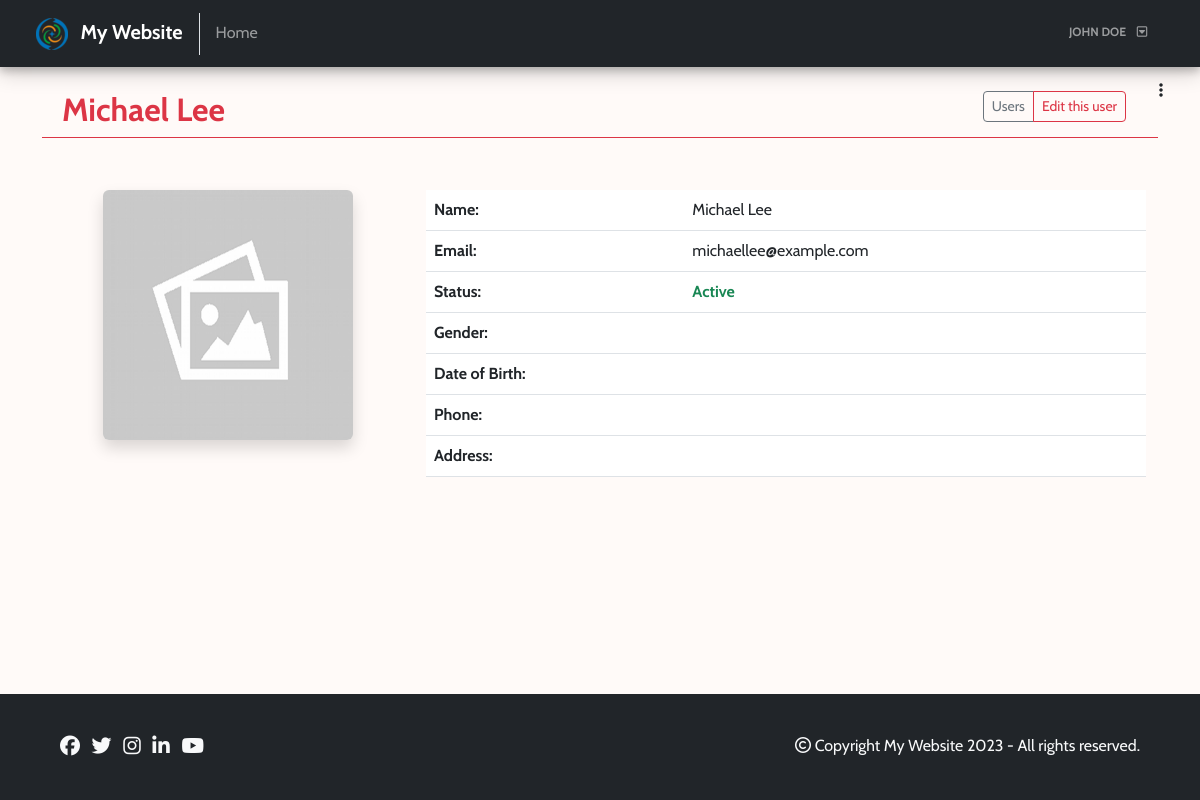
Screenshot of /admin/users/view.php?id=5 (signed in) with the database file from the repository.
### tables this page shows
CREATE TABLE `users` (
  `user_id` int(11) NOT NULL,
  `user_name` varchar(255) NOT NULL,
  `user_email` varchar(255) NOT NULL,
  `user_password` varchar(255) NOT NULL,
  `user_gender` char(1) DEFAULT NULL,
  `user_dob` date DEFAULT NULL,
  `user_phone` varchar(15) DEFAULT NULL,
  `user_address` varchar(255) DEFAULT NULL,
  `user_image` varchar(255) DEFAULT NULL,
  `user_role` char(1) NOT NULL DEFAULT 'u',
  `user_status` tinyint(1) NOT NULL DEFAULT 1,
  `created_at` datetime NOT NULL DEFAULT current_timestamp(),
  `updated_at` datetime NOT NULL DEFAULT current_timestamp()
);

### logics/db.php (called while the page is built, shortened)
<?php
class db
{
	private $dbHost = "localhost";
	private $dbUser = "root";
	private $dbPassword = "";
	private $dbName = "php_basic_crud_db";
	private $mysqli = "";
	private $conn = false;
	public function __construct()
	{
		if(!$this->conn)
		{
			$this->mysqli = new mysqli($this->dbHost, $this->dbUser, $this->dbPassword, $this->dbName);
			$this->conn = true;
		}
		else
		{
			return true;
		}
	}
	public function dynamicallyBindParameters($query, $params)
	{
		$types = '';
	        foreach($params as $param)
	        {
	            if(is_int($param))
	            {	$types .= 'i';	}
	            elseif (is_float($param))
	            {	$types .= 'd';	}
	            elseif (is_string($param))
	            {   $types .= 's';	}
	            else
	            {   $types .= 'b';	}
	        }
	        $bind_names[] = $types;
	        for ($i=0; $i<count($params);$i++)
	        {
	            $bind_name = 'bind' . $i;
	            $bind_names[] = &$$bind_name;
	        }
	        return $bind_names;
	}
	public function executeSQL($query, $params, $select = false)
	{
	    if (!empty($params))
	    {
	        $bind_names = $this->dynamicallyBindParameters($query, $params);
			$query = $this->mysqli->prepare($query);
	        call_user_func_array(array($query,'bind_param'), $bind_names);
	        $query->execute();
	        if($select)
	        {
	        	$result = $query->get_result()->fetch_all(MYSQLI_ASSOC);
	    	}
	    }
	    return $result;
	}
}
?>

### admin/users/view.php (the view, shortened to what this page needs)
<?php
include('../../logics/db.php');
$obj = new db();
$id = $_GET['id'];
$paramList = [$id];
$sql = "SELECT * FROM users WHERE user_id = ? AND user_role != 'a' AND user_status != 0";
$result = $obj->executeSQL($sql, $paramList, true);
?>
<!DOCTYPE html>
<html lang="en">
<head>
    <?php include('../includes/head-contents.php'); ?>
</head>
<body>
    <?php include('../includes/admin-navbar.php'); ?>
    <?php include('../includes/admin-sidebar.php'); ?>
    <div class="container my-4">
        <div class="row px-2">
            <div class="col-6">
                <h2 class="text-danger fw-bold"><?php echo $result[0]['user_name']; ?></h2>
            </div>
            <div class="col-6 text-end">
                <div class="btn-group" role="group" aria-label="Basic outlined example">
                    <a href="users.php" type="button" class="btn btn-sm btn-outline-secondary">Users</a>
                    <a href="edit.php?id=<?php echo $result[0]['user_id'] ?>" type="button" class="btn btn-sm btn-outline-danger">Edit this user</a>
                </div>
            </div>
        </div>
        <hr class="text-danger opacity-100 my-0">
    </div>
    <div class="container my-5 px-4 py-1">
        <div class="row">
            <div class="col-md-4 text-center">
                <?php $img = empty($result[0]['user_image']) ? "../../images/placeholder.png" : "../uploads/users/" . $result[0]['user_image']?>
                <img src="<?php echo $img; ?>" class="img img-fluid shadow rounded mb-4 entityImage">
            </div>
            <div class="col-md-8">
                <table class="table">
                    <tr>
                        <td class="fw-bold">Name:</td>
                        <td><?php echo $result[0]['user_name'] ?></td>
                    </tr>
                    <tr>
                        <td class="fw-bold">Email:</td>
                        <td><?php echo $result[0]['user_email'] ?></td>
                    </tr>
                    <tr>
                        <?php
                            $status = "";
                            $statusClass = "";
                            if ($result[0]['user_status'] == "1")
                            {
                                $status =  "Active";
                                $statusClass = "text-success";
                            }
                            elseif($result[0]['user_status'] == "0")
                            {
                                $status =  "Blocked";
                                $statusClass = "text-danger";
                            }
                        ?>
                        <td class="fw-bold">Status:</td>
                        <td class="<?php echo $statusClass; ?> fw-bold"><?php echo $status ?></td>
                    </tr>
                    <tr>
                        <?php
                            $gender = "";
                        ?>
                        <td class="fw-bold">Gender:</td>
                        <td><?php echo $gender ?></td>
                    </tr>
                    <tr>
                        <td class="fw-bold">Date of Birth:</td>
                        <td><?php echo $result[0]['user_dob'] ?></td>
                    </tr>
                    <tr>
                        <td class="fw-bold">Phone:</td>
                        <td><?php echo $result[0]['user_phone'] ?></td>
                    </tr>
                    <tr>
                        <td class="fw-bold">Address:</td>
                        <td><?php echo $result[0]['user_address'] ?></td>
                    </tr>
                </table>
            </div>
        </div>
    </div>
    <?php include('../../includes/footer.php'); ?>
</body>
</html>

### css/style.css (style rules this page uses)
* { font-family: 'Cabin', Helvetica, sans-serif; }
body { min-height: 100vh; position: relative; margin: 0; padding-bottom: 100px; box-sizing: border-box; background-color: #FFFAF8; }
.entityImage { width: 250px; height: 250px; }

### rows the page displays
users: user_name "Michael Lee", user_email "michaellee@example.com", user_status "Active"

### other values shown
WEBSITE_NAME "My Website"
$_SESSION['username'] "JOHN DOE"
